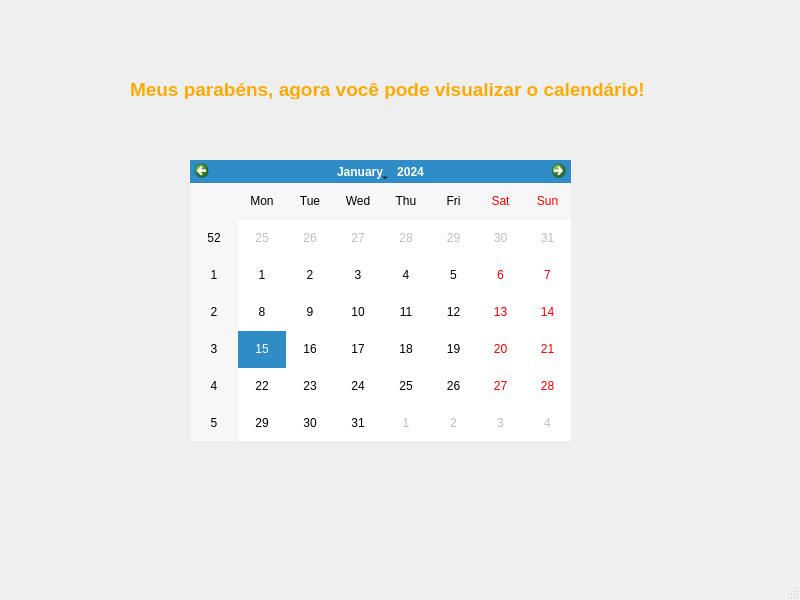
<?xml version="1.0" encoding="UTF-8"?>
<ui version="4.0">
 <class>MainWindow</class>
 <widget class="QMainWindow" name="MainWindow">
  <property name="geometry">
   <rect>
    <x>0</x>
    <y>0</y>
    <width>800</width>
    <height>600</height>
   </rect>
  </property>
  <property name="windowTitle">
   <string>MainWindow</string>
  </property>
  <widget class="QWidget" name="centralwidget">
   <widget class="QCalendarWidget" name="calendarWidget">
    <property name="geometry">
     <rect>
      <x>190</x>
      <y>160</y>
      <width>381</width>
      <height>281</height>
     </rect>
    </property>
   </widget>
   <widget class="QLabel" name="label">
    <property name="geometry">
     <rect>
      <x>130</x>
      <y>80</y>
      <width>521</width>
      <height>19</height>
     </rect>
    </property>
    <property name="font">
     <font>
      <family>Arial</family>
      <pointsize>14</pointsize>
      <bold>true</bold>
     </font>
    </property>
    <property name="styleSheet">
     <string notr="true">color: rgb(255, 170, 0);</string>
    </property>
    <property name="text">
     <string>Meus parabéns, agora você pode visualizar o calendário!</string>
    </property>
   </widget>
  </widget>
  <widget class="QMenuBar" name="menubar">
   <property name="geometry">
    <rect>
     <x>0</x>
     <y>0</y>
     <width>800</width>
     <height>33</height>
    </rect>
   </property>
  </widget>
  <widget class="QStatusBar" name="statusbar"/>
 </widget>
 <resources/>
 <connections/>
</ui>
